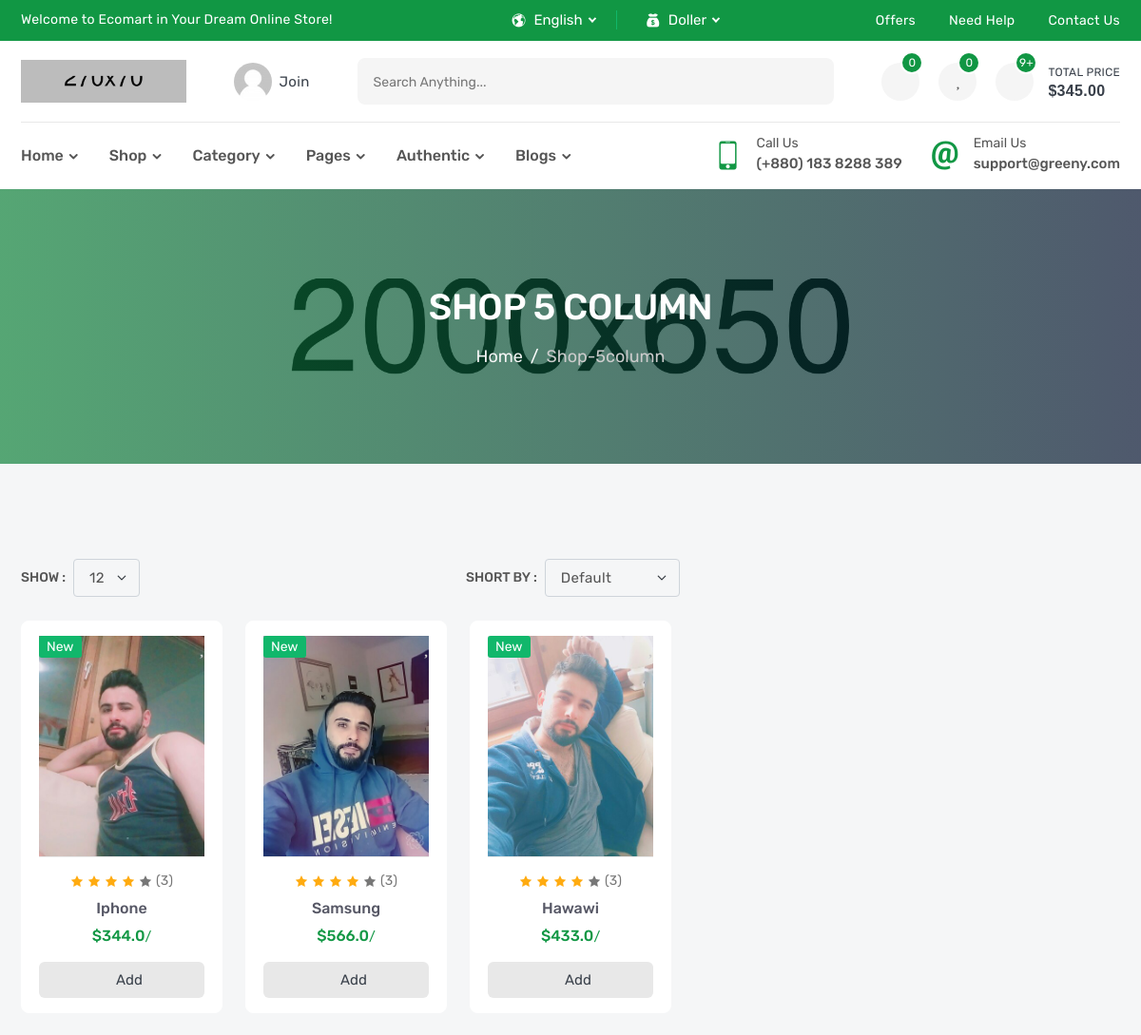
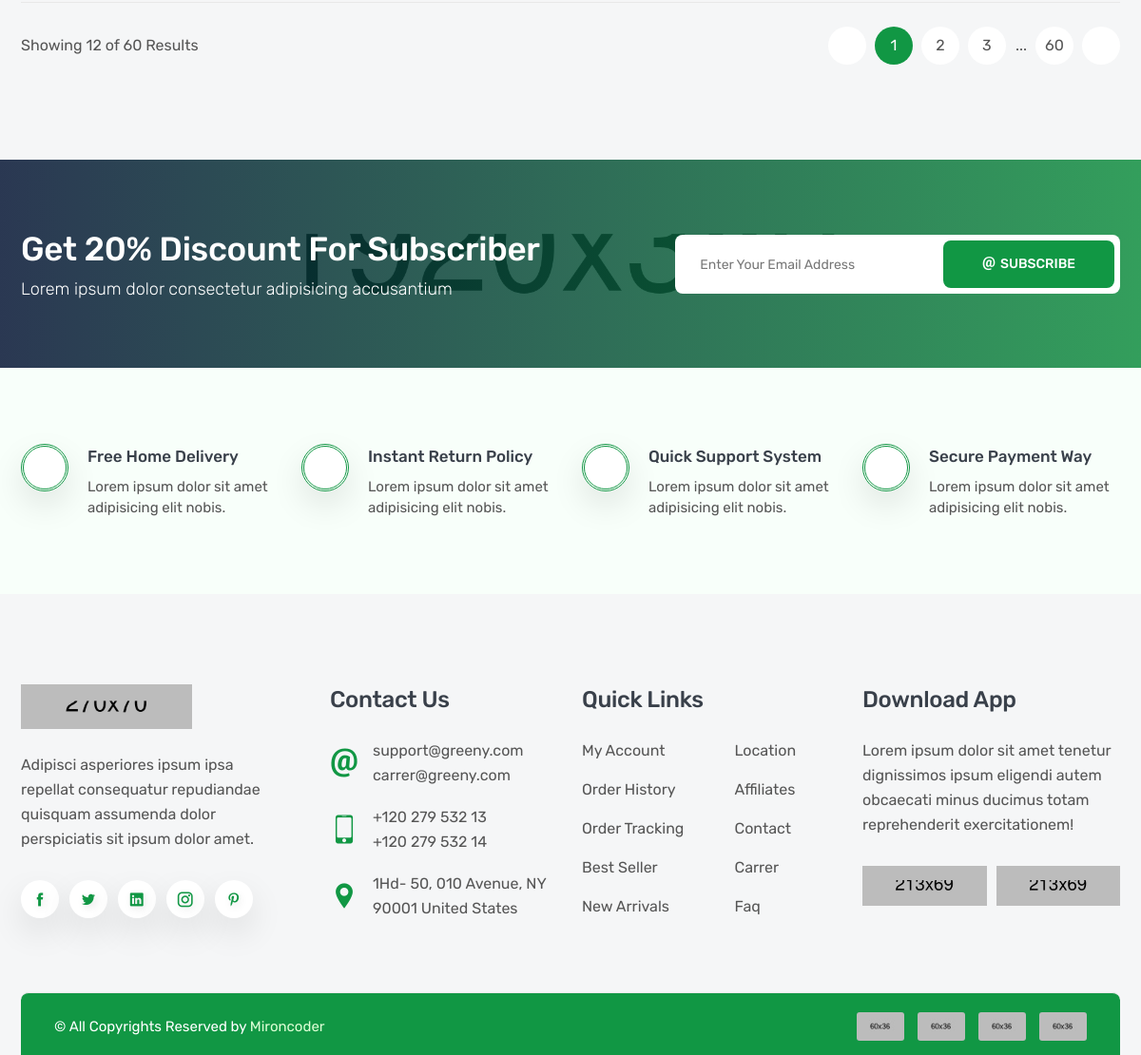
Screenshot of /products/ with the database file from the repository (2 pictures, top to bottom).
### products/models.py (models this page shows, shortened)
class Product(models.Model):
    name = models.CharField(_('name'),max_length=100)
    description = models.TextField(_('decsription'),max_length=30000)
    sku = models.IntegerField(_('sku'))
    price = models.FloatField(_('price'))
    subtitle = models.TextField(_('subtitle'),max_length=600)
    image = models.ImageField(_('image'),upload_to='products')
    brand = models.ForeignKey('Brand',verbose_name=_('brand'),on_delete=models.CASCADE,related_name='product_brand')
    flag = models.CharField(_('Flag'),max_length=20,choices=FLAG_TYPE)
    tags = TaggableManager()
    slug = models.SlugField(null=True,blank=True)
    def __str__(self):
        return self.name

### products/views.py (the view)
# urls.py: path('',ProductList.as_view(),name = 'product_list'),
class ProductList(generic.ListView):
    model = Product

### products/templates/products/product_list.html (shortened to what this page needs)
{% extends 'base.html'  %}
{% block body %}
        <section class="inner-section single-banner" style="background: url(images/single-banner.jpg) no-repeat center;">
            <div class="container">
                <h2>Shop 5 Column</h2>
                <ol class="breadcrumb">
                    <li class="breadcrumb-item"><a href="index.html">Home</a></li>
                    <li class="breadcrumb-item active" aria-current="page">shop-5column</li>
                </ol>
            </div>
        </section>
        <section class="inner-section shop-part">
            <div class="container">
                <div class="row">
                    <div class="col-lg-12">
                        <div class="top-filter">
                            <div class="filter-show">
                                <label class="filter-label">Show :</label>
                                <select class="form-select filter-select">
                                    <option value="1">12</option>
                                </select>
                            </div>
                            <div class="filter-short">
                                <label class="filter-label">Short by :</label>
                                <select class="form-select filter-select">
                                    <option selected>default</option>
                                </select>
                            </div>
                            <div class="filter-action">
                                <a href="shop-3column.html" title="Three Column"><i class="fas fa-th"></i></a>
                                <a href="shop-2column.html" title="Two Column"><i class="fas fa-th-large"></i></a>
                                <a href="shop-1column.html" title="One Column"><i class="fas fa-th-list"></i></a>
                            </div>
                        </div>
                    </div>
                </div>
                <div class="row row-cols-2 row-cols-md-3 row-cols-lg-3 row-cols-xl-5">
                    {% for product in object_list %}
                    <div class="col">
                        <div class="product-card">
                            <div class="product-media">
                                <div class="product-label">
                                    <label class="label-text new">{{product.flag}}</label>
                                </div>
                                <button class="product-wish wish">
                                    <i class="fas fa-heart"></i>
                                </button>
                                <a class="product-image" href="{% url 'products:product_detail' product.slug %}">
                                    <img src="{{product.image.url}}" alt="product">
                                </a>
                            </div>
                            <div class="product-content">
                                <div class="product-rating">
                                    <i class="active icofont-star"></i>
                                    <i class="active icofont-star"></i>
                                    <i class="active icofont-star"></i>
                                    <i class="active icofont-star"></i>
                                    <i class="icofont-star"></i>
                                    <a href="product-video.html">(3)</a>
                                </div>
                                <h6 class="product-name">
                                    <a href="{% url 'products:product_detail' product.slug %}">{{product}}</a>
                                </h6>
                                <h6 class="product-price">
                                    <span>${{product.price}}<small>/</small></span>
                                </h6>
                                <button class="product-add" title="Add to Cart">
                                    <i class="fas fa-shopping-basket"></i>
                                    <span>add</span>
                                </button>
                            </div>
                        </div>
                    </div>
                    {% endfor %}
                </div>
                <div class="row">
                    <div class="col-lg-12">
                        <div class="bottom-paginate">
                            <p class="page-info">Showing 12 of 60 Results</p>
                            <ul class="pagination">
                                <li class="page-item">
                                    <a class="page-link" href="#">
                                        <i class="fas fa-long-arrow-alt-left"></i>
                                    </a>
                                </li>
                                <li class="page-item"><a class="page-link active" href="#">1</a></li>
                                <li class="page-item"><a class="page-link" href="#">2</a></li>
                                <li class="page-item"><a class="page-link" href="#">3</a></li>
                                <li class="page-item">...</li>
                                <li class="page-item"><a class="page-link" href="#">60</a></li>
                                <li class="page-item">
                                    <a class="page-link" href="#">
                                        <i class="fas fa-long-arrow-alt-right"></i>
                                    </a>
                                </li>
                            </ul>
                        </div>
                    </div>
                </div>
            </div>
        </section>
        {% endblock body %}

### rows the page displays
Product: flag "New", image (picture), name "Iphone", price "344.0"
Product: flag "New", image (picture), name "Samsung", price "566.0"
Product: flag "New", image (picture), name "Hawawi", price "433.0"
